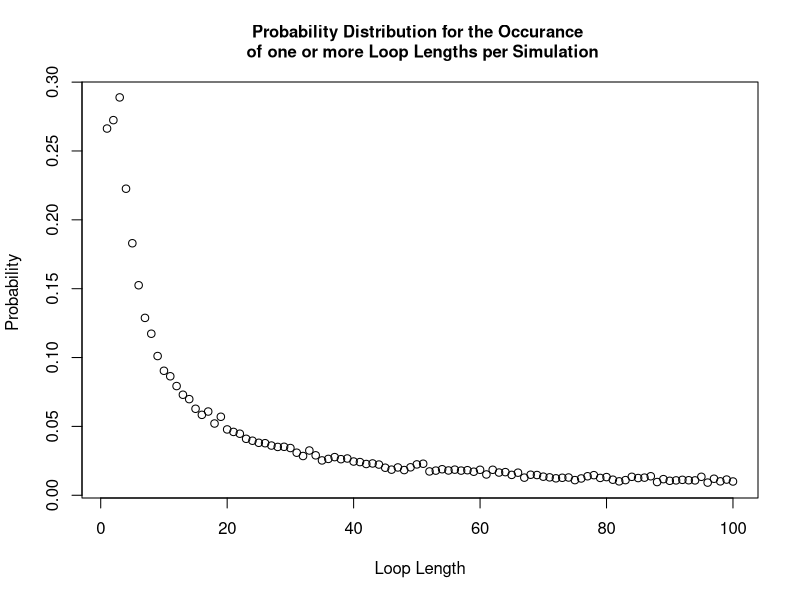

Write R code to recreate this figure.
#### Team Members:
# Fatima Kasenally (S2443602); Wenqi Ni (s1792412); Cameron Allan (S1748084)

#### address of github repo:
#https://github.com/niwq15/SP-Group-7-A2


#### Contributions

# Functions we each made versions of:
# Cameron - Strategy3, unused alternatives to each strategy using arrays, Pone, Pall optimization, unused dloop
# Wenqi - Strategy1, Strategy2, Strategy3, Pone, Pall, dloop 
# Fatima - Strategy2, Pone, Pall, dloop 

# each of us should add more here. we can say what we have done, involving different versions of functions above

# Wenqi created the final versions of the functions Strategy 1, Strategy 2, Pone, 
# and the probability of no loop longer than 50 in a random reshuffling of cards to boxes
# 


# Cameron added if statement to speed up the Pall function


# Other Tasks: (correct your own)
# Cameron - optimising stuff and array stuff
# Wenqi - Q3 - Q6 stuff 
# Fatima - Q3 - Q6 stuff 




#### Overview 
# This file holds the self-contained code to use stochastic simulation to study a generalised version of the famous '100 Prisoners Problem' 
# The problem is defined as follows: 
# Consider a prison containing 2n prisoners, each with a unique identification number ranging from 1 to 2n. 
# The prison has a room with 2n boxes, each uniquely numbered from 1 to 2n and each containing a single card. 
# These cards are each labelled with a unique number between 1 and 2n. 
# Each prisoner is allowed to open n boxes to find the card with their number.
# If all 2n prisoners successfully find their cards then they all go free. 
# After their turn,the prisoners are not allowed to communicate any new information from the boxes 
# to prisoners who have yet to take their turn.
# The room is returned to its original state after each prisoner’s go. 

# Firstly, we will show 3 strategies for the prisoners, then create a 'Pone' function to estimate 
# the probability of a single prisoner successfully finding their number, then use a 'Pall' function to 
# calculate the probability of all the prisoners finding their numbers. 
# Based on the results of the individual and joint success probabilities using different strategies, 
# we will give some comments about which strategy has the highest success probabilities for 
# both individuals and the collective. 

## Each function expressing the different strategies for opening boxes to find cards will require the same 
## input parameters : n,k,cards_num. Where n parameterises the 2n number of boxes, prisoner and cards in our problem.
## k is the prisoner's number and cards_num represents the random orders of cards placed in boxes. 
## [As the boxes and cards comfiguration must remain the same between prisoner trials it cannot
## be defined within the function and must be called on and externally defined.] ?
## Uniform input parameters allows the implemented strategy to be variable in each simulation as each strategy 
## function is interchangable. This is required by functions 'Pone' and 'Pall'


## Strategy 1:
## Each prisoner with their number 'b' starts at the p-th box whose number on the card is k
## If k is not equal to b, then the prisoner goes to box number k and opens it
## The process will be repeated until they have either found the card with number p or opened n boxes without finding it

## Prisoner 'k' uses Strategy 1 to find their number amoungst '2n' boxes 'cards_num'
## where 'cards_num' is a order of card numbers
Strategy1 <- function(n,k,cards_num) {
  #create an empty vector to store card numbers as they are read
  cards_picked <- rep(0, n) # the prisoner can read at most n cards
  cards_picked[1] <- cards_num[k] # start at the box with his number (k) on it 
  #for each of the remaining steps, first check if he has found his card number
  #if so, he will stop; if not, he will continue to read cards
  for (b in 2:n) {
    if (cards_picked[b-1] == k) {#if the prisoner k has found his number
      return(TRUE) #yes the prisoner has successfully found his card
      break # stop here and the prisoner will not open other boxes
    } else {#otherwise prisoner will open another box with the number of the last card
      cards_picked[b] <- cards_num[cards_picked[b-1]]
    }
  }
  #check whether he finds his number in the final step
  if (cards_picked[n] != k) { #if the final number is not his number
    return(FALSE) #prisoner has failed to find his card
  } else {#if the final number is equal to his number
    return(TRUE) #prisoner has successfully found his card
  }
}



## Strategy 2:
## This strategy follows an identicle procedure to strategy 1, except that the starting box is randombly selected
## The prisoner uses the card number in each box to pick his next box to open.
## The prisoner can open at most n boxes in order to find the card with their number on it

## Prisoner 'k' uses Strategy 2 to find their number amoungst '2n' boxes 'cards_num'
Strategy2 <- function(n,k,cards_num) {
  #create an empty vector to store card numbers that have been read
  cards_picked <- rep(0, n) # the prisoner can read at most n cards
  cards_picked[1] <- sample(cards_num,1)# start at a randomly selected box 
  #for each of the remaining steps, firstly check whether he has found him number card
  #if so, he will stop; if not, he will continue to read cards
  for (b in 2:n) {
    if (cards_picked[b-1] == k) {#if the prisoner k has found his number
      return(TRUE)
      break #stop here and the prisoner will not open other boxes
    } else {#otherwise prisoner will open the box with number k
      cards_picked[b] <- cards_num[cards_picked[b-1]]
    }
  }
  #check whether he finds his number in the final step
  if (cards_picked[n] != k) { #if the final number is not his number
    return(FALSE)
  } else {#if the final number is equal to his number
    return(TRUE)
  }
} #The function reutrns TRUE/FALSE expressing that the prisoner has FOUND/FAILED TO FIND his card 

## In Strategy 1 and Strategy 2, we use the idea that once prionsers find their numbers, they will stop
## We use 'break' to save the running time
## In Strategy 3, we show another idea of selecting n card numbers and then checking whether k is inside

## Strategy 3:
## In this strategy the prisoner opens n boxes at random, without replacement (check !!)
## The prisoner will open n different boxes

## Prisoner 'k' uses Strategy 3 to find their number amoungst '2n' boxes 'cards_num'
Strategy3 <- function(n,k,cards_num){ 
  cards_picked <- sample(cards_num,n,replace=FALSE) # Randomly select n boxes from cards_num to open
  any(k == cards_picked) # check whether the prisoner's number appears in the selected card_num
} # End function



## 'Pone' is a function which estimates the probability of a prisoner,k, successfully finding their card number (k)
## within the n tries amoungst 2n boxes (cards_num) in nreps simulated trials, using any one of the available strategies encoded above

Pone <- function(n,k,strategy,nreps) {
  # create an empty vector to store the outsome of each simulation as 1/0 = Success/ Failure to find his card
  success <- rep(0, nreps)
  for (i in 1:nreps) {
    # simulate the random order of card numbers
    cards_num <- sample(1:(2*n), 2*n, replace=FALSE)
    success[i] <- strategy(n,k,cards_num)
  }
  # return the frequentist probability of success as: 
  # total number of simulated successes / total number of simulations
  return(sum(success)/nreps)
}

## 'Pall' is a function to find the probability of all the 2n prisoners finding their cards in a single simulation
## and thus being able to escape. All prisoners must use the same strategy and the probability 
## is calculated by analysing the results from nreps simulated trials 

Pall <- function(n,strategy,nreps) {
  #create a vector to record the result of each simulation with default values of 1s
  num_success <- rep(1,nreps)
  for (i in 1:nreps) {#for each simulation
    #generate a random order of card numbers
    cards_num <- sample(1:(2*n), 2*n, replace=FALSE)
    #use the strategies to calculate whether each prisoner can find their correct number within n times
    for (k in 1:(2*n)) {
      result <- strategy(n,k,cards_num) # save the result of strategy for the k-th prisoner
      num_success[i] <- num_success[i] * result # if result is 1 keep 1 in the vector. If 0 change to 0.
      if (result == 0){ # stop if any prisoner does not escape, this cuts down simulation run-time
        break
      }
    }
  }
  # return the frequentist probability as: total number of simulated successes / total number of simulated trials
  return(sum(num_success)/nreps)
}

### Sample Results ###

### individual prisoner probabilities: 
### Pone takes args: n,k,strategy,nreps

Pone(5,5,Strategy1,10000)
Pone(50,50,Strategy1,10000)
# one prisoner & strategy 1: prob success ~ 50%  (for all n)

Pone(5,5,Strategy2,10000)
Pone(50,50,Strategy2,10000)
# one prisoner & strategy 2: prob success ~40%  (n=5) ~37%  (n>50)

Pone(5,5,Strategy3,10000)
Pone(50,50,Strategy3,10000)
# one prisoner & strategy 3: prob success ~50%  (for all n)

### joint probabilities for all prisoners as a collective:  
### Pall takes args: n,strategy,nreps


Pall(5,Strategy1,10000)
Pall(50,Strategy1,10000)
#10 prisoners & strategy 1: prob success ~35% (n=5)
#100 prisoners & strategy 1: prob success ~30% (n=50)

Pall(5,Strategy2,10000)
Pall(50,Strategy2,10000)
#10 prisoners & strategy 2: prob success ~0.01%  (n=5)
#100 prisoners & strategy 2: prob success ~0% (smaller than precision)  (n=50)

Pall(5,Strategy3,10000)
Pall(50,Strategy3,10000)
#10 prisoners & strategy 3: prob success ~1%  (n=5)
#100 prisoners & strategy 3: prob success ~0% (smaller than precision) (n=50)


## Remarks

## Strategy 1 and Strategy 3 have similar individual success probabilities of 50%. 
## Strategy 1 has much higher joint success probability of above 30%, while Strategy 3 only has 0%.
## It demonstrates that there is something intelligent in Strategy 1's design.
## Strategy 2 has a lower marginal probability for success than the others, and a joint probability close to 0. 

## More explanations
## For Strategy 1, consider the distribution of maximum loop lengths amoungst the boxes and cards. The cycle of box and card numbers 
## must eventually return the prisoner to open a box with his card number inside if he is allowed to open as many boxes as he wants, 
## as the numbers used are continuous (integers) and finite. Thus, the high joint success probability can be calculated as the cumulative 
## probability of the maximum loop length being less than n, which we have determined to be approximately 30%

## For Strategy 2,  the marginal probability is lower than 50% because the conditions for the prisoner's success are 1.the prisoner 
## select the correct loop with his card in it at random; 2.the loop he picks must also be shorter than n. 
## Our results show that the probability is about 37-40% (varies with n). The joint probability tends to 0 for the similar reason as strategy 3.

## For Strategy 3, the probability of finding their card every time they open a box is 1/2n and if he opens n boxes at random the 
## probability of finding his card is n/2n (=50%). For 2n prisoners all finding their cards in a simulation we multiply the independent 
## marginal probabilities to produce a joint probability of (0.5)^(2n), which tends to 0 as n increases. 



## dloop is a function which returns the probability distribution for the loop lengths occurring in a simulation 
## It takes the parameters n (to create 2n boxes) and nreps (to analyse the results of nreps simulations)
dloop <- function(n, nreps) {
  each_loop_lengths <- c() #list to store the loop lengths generated by all simulations
  
  for (i in 1:nreps){ 
    #simulate a new set of boxes for each simulation
    cards_num <- sample(1 : (2*n), 2*n , replace=FALSE) 
    #store a list of closed boxes in each simulation
    unopened_boxes <- 1:(2*n)
    
    #store the unique loop lengths generated from each simulation 
    new_loop_lengths <- c()
    
    #scan for loops, (while more than 2 boxes are still closed, indexing breaks down for smaller loops)
    while (length(unopened_boxes) > 2 ){
      #pick the smallest number unopened box and store the value of the card inside 
      cards_picked <- cards_num[unopened_boxes[1]]
      
      #pick your next box according to your last card and scan each closed loop
      for (b in 2:length(unopened_boxes)){ #max loop length is the number of closed boxes
        #store the number of the latest card
        cards_picked <- c(cards_picked, cards_num[cards_picked[b-1]])
      }#end for 
      
      
      #scanning the last 2 boxes
      if (length(unopened_boxes) == 2 && cards_num[unopened_boxes[1]] == unopened_boxes[2]) {
        #we have found a 2 item long loop 
        new_loop_lengths <- c(new_loop_lengths, 2) 
      } else if ((length(unopened_boxes) == 2) && (cards_num[unopened_boxes[1]] == unopened_boxes[1])) {
        #we have found one or more loops with length 1
        new_loop_lengths <- c(new_loop_lengths, 1) 
      }
      
      #add your new loop length to your list 
      new_loop_lengths <- c(new_loop_lengths, length(unique(cards_picked))) 
      
      #remove the boxes opened 
      unopened_boxes <- setdiff(unopened_boxes,unique(cards_picked))
    } #end while 
    
    #store the uniquely occuring loop lengths from each simulation in a global simulation list 
    each_loop_lengths <- c(each_loop_lengths, unique(new_loop_lengths))
    
    
  } #end for 
  prob_vec_y <- tabulate(each_loop_lengths)/nreps #probability vector for the occurrence of each type of loop length 
  #function outputs the probability distribution 
  return(prob_vec_y)
  
}#end function




#testing the distribution for n=50
n = 50 
#variable storing our probability distribution using function dloop
prob_vec <- dloop(n, 10000)

##plotting the probability distribution
#create an x axis 
x_axis <- 1:length(prob_vec)
plot(x_axis, prob_vec, xlab = "Loop Length", ylab = "Probability ", main = "Probability Distribution for the Occurance \n of one or more Loop Lengths per Simulation", cex.main = 1)

#output the probability distribution vector: 
cat("your probability vector for producing at least one loop of length i: \n", prob_vec, "\n")

## For loop lengths greater than n only one may occur at a time as the total loop lengths must sum to 2n. 
## Therefore P(loop length >n occurs at least once ) == P(loop length >n occurs once ) and is mutually exclusive with 
## all other loop lengths >n . If we take 1-sum(p(loop length >n)) we are left with the probability of no loops longer
## than n occuring in the simulation. In this case Strategy 1 is guaranteed success. 

cat( "Probability of Strategy 1 succeeding: \n", 1 - sum(prob_vec[(n+1):(2*n)]), "\n this is also the probability of the maximum loop length being less than n")
